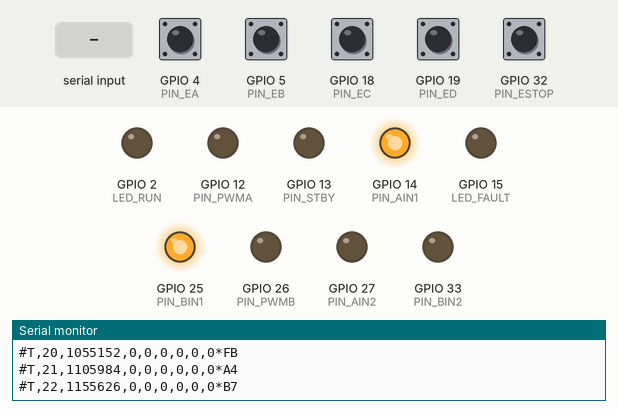
A sketch run on a simulated ESP32. Parts: output pins drawn as LEDs (lit = HIGH), the last lines printed to the serial monitor. The inputs (shaded band) are chosen by the test bench; at power-on: GPIO 4 (PIN_EA), GPIO 5 (PIN_EB), GPIO 18 (PIN_EC), GPIO 19 (PIN_ED), GPIO 32 (PIN_ESTOP) HIGH.

Above: at 1.2 s.
1.3 s: GPIO 32 (PIN_ESTOP) pulled LOW for 0.15 s
At 2.2 s:
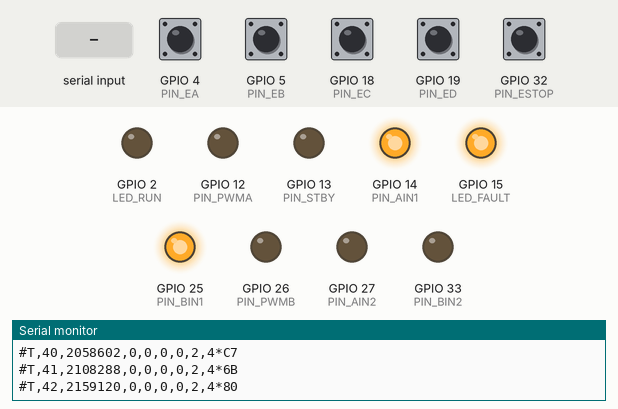
2.9 s: GPIO 4 (PIN_EA) pulled LOW for 0.15 s
4.5 s: GPIO 5 (PIN_EB) pulled LOW for 0.15 s
6.8 s: GPIO 18 (PIN_EC) pulled LOW for 0.15 s
9.2 s: ",\n" received over Serial
11.2 s: GPIO 4 (PIN_EA) pulled LOW for 1 s
Timing chart, 0 to 14.2 s (numbered marks = the images above; inputs shaded):
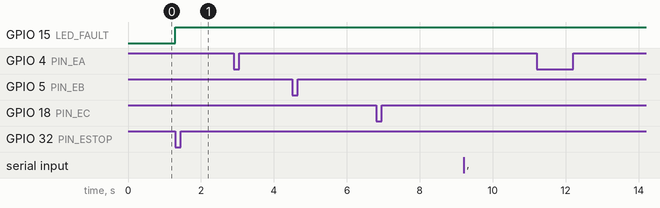

Measured:
- after the input at 1.3 s, GPIO 15 (LED_FAULT): LOW → HIGH at once

The sketch:

safety_logic.ino
```cpp
/*
 * 第七组·赛道 B —— ESP32 安全逻辑固件
 * 默认停机 + 500ms 失联停机 + 限速 + 堵转检测 + 串口协议（01号定稿）
 * 目标环境：Arduino-ESP32 2.x / 3.x 均兼容（Wokwi 当前默认 3.x），115200 baud
 * 引脚：编码器左 GPIO4/5，右 GPIO18/19（系统说明文档 §五）
 */

#include <Arduino.h>
#include <stdlib.h>   // strtoul / atoi，避免个别内核版本未间接包含

/* ---------------- 常量（与交付文档一致，禁止随意改） ---------------- */
const uint32_t CMD_TIMEOUT_MS = 500;   // 5 × 100ms 心跳
const uint32_t TELEMETRY_MS   = 50;    // 20 Hz 上行
const uint32_t CONTROL_MS     = 10;    // 100 Hz 控制环
const uint32_t STALL_WINDOW_MS= 300;   // 堵转判定窗口
const int      PWM_LIMIT      = 179;   // 70% × 255

/* ---------------- 引脚 ---------------- */
const uint8_t PIN_STBY = 13;
const uint8_t PIN_PWMA = 12, PIN_AIN1 = 14, PIN_AIN2 = 27;
const uint8_t PIN_PWMB = 26, PIN_BIN1 = 25, PIN_BIN2 = 33;
const uint8_t PIN_EA = 4, PIN_EB = 5, PIN_EC = 18, PIN_ED = 19;
const uint8_t PIN_ESTOP = 32;          // 低有效，内部上拉
const uint8_t LED_RUN = 2, LED_FAULT = 15;

/* ---------------- LEDC PWM 兼容层 ----------------
 * 默认使用 Arduino-ESP32 3.x API（Wokwi 当前内核）：
 *   ledcAttach(引脚,频率,位数) + ledcWrite(引脚,占空比)
 * 仅当明确识别到 2.x 内核，或手工定义 PWM_USE_LEGACY_LEDC 时，才回退到旧 API：
 *   ledcSetup(通道,...) + ledcAttachPin(引脚,通道) + ledcWrite(通道,占空比)
 * 这样即使内核没有定义版本宏，也不会误走旧分支导致编译失败。
 */
const uint8_t PWM_CH_A = 0, PWM_CH_B = 1;
#if defined(PWM_USE_LEGACY_LEDC) || (defined(ESP_ARDUINO_VERSION_MAJOR) && (ESP_ARDUINO_VERSION_MAJOR < 3))
#define PWM_LEGACY_API 1
#else
#define PWM_LEGACY_API 0
#endif

inline void pwmSetup(uint8_t pin, uint8_t ch) {
#if PWM_LEGACY_API
  ledcSetup(ch, 20000, 8);
  ledcAttachPin(pin, ch);
#else
  (void)ch;
  ledcAttach(pin, 20000, 8);
#endif
}
inline void pwmWrite(uint8_t ch, uint32_t duty) {
#if PWM_LEGACY_API
  ledcWrite(ch, duty);
#else
  ledcWrite(ch == PWM_CH_A ? PIN_PWMA : PIN_PWMB, duty);
#endif
}

/* ---------------- 状态与故障位 ---------------- */
enum State : uint8_t { ST_STOP = 0, ST_RUN = 1, ST_FAULT = 2 };
volatile State state = ST_STOP;
volatile uint8_t flags = 0;
const uint8_t BIT_TIMEOUT = 0x01, BIT_OVERSPEED = 0x02, BIT_ESTOP = 0x04;
const uint8_t BIT_STALL = 0x08, BIT_FORMAT = 0x10;

volatile int32_t cntL = 0, cntR = 0;
volatile uint8_t qL = 0, qR = 0;
uint32_t lastCmdMs = 0, lastTeleMs = 0, lastCtlMs = 0;
uint32_t lastSeq = 0, teleSeq = 0;
int cmdL = 0, cmdR = 0, outL = 0, outR = 0;
String rx = "";

/* 四倍频状态查表：索引 = (上一状态<<2)|当前状态，AB 格雷码 0-1-3-2 */
const int8_t QLUT[16] = {0,-1,1,0, 1,0,0,-1, -1,0,0,1, 0,1,-1,0};

/* ---------------- CRC-8 多项式 0x07，初值 0x00 ---------------- */
uint8_t crc8(const char *s) {
  uint8_t crc = 0x00;
  while (*s) {
    crc ^= (uint8_t)*s++;
    for (int i = 0; i < 8; i++)
      crc = (crc & 0x80) ? (uint8_t)((crc << 1) ^ 0x07) : (uint8_t)(crc << 1);
  }
  return crc;
}

/* ---------------- 编码器中断 ---------------- */
void IRAM_ATTR isrL() {
  uint8_t s = (digitalRead(PIN_EA) ? 2 : 0) | (digitalRead(PIN_EB) ? 1 : 0);
  cntL += QLUT[(qL << 2) | s];
  qL = s;
}
void IRAM_ATTR isrR() {
  uint8_t s = (digitalRead(PIN_EC) ? 2 : 0) | (digitalRead(PIN_ED) ? 1 : 0);
  cntR += QLUT[(qR << 2) | s];
  qR = s;
}

/* ---------------- 唯一输出入口 ---------------- */
void applyOutput(int l, int r) {
  if (state != ST_RUN) { l = 0; r = 0; }       // STOP / FAULT 强制归零
  outL = constrain(l, -PWM_LIMIT, PWM_LIMIT);
  outR = constrain(r, -PWM_LIMIT, PWM_LIMIT);
  digitalWrite(PIN_STBY, state == ST_RUN ? HIGH : LOW);

  digitalWrite(PIN_AIN1, outL >= 0 ? HIGH : LOW);
  digitalWrite(PIN_AIN2, outL >= 0 ? LOW  : HIGH);
  digitalWrite(PIN_BIN1, outR >= 0 ? HIGH : LOW);
  digitalWrite(PIN_BIN2, outR >= 0 ? LOW  : HIGH);
  pwmWrite(PWM_CH_A, (uint32_t)abs(outL));
  pwmWrite(PWM_CH_B, (uint32_t)abs(outR));

  digitalWrite(LED_RUN,   state == ST_RUN   ? HIGH : LOW);
  digitalWrite(LED_FAULT, state == ST_FAULT ? HIGH : LOW);
}

void enterFault(uint8_t bit) {
  if (state != ST_FAULT) {
    state = ST_FAULT;
    flags |= bit;
    applyOutput(0, 0);                          // 判定后同一控制周期内归零
  }
}

/* ---------------- 帧解析：!C,... / #T,... ---------------- */
void handleCommand(const String &body) {
  // body 形如 "C,1,1,100,100,1000"
  String f[6]; int n = 0, start = 0;
  for (int i = 0; i <= body.length(); i++) {
    if (i == body.length() || body.charAt(i) == ',') {
      if (n < 6) f[n++] = body.substring(start, i);
      start = i + 1;
    }
  }
  if (n != 6 || f[0] != "C") { flags |= BIT_FORMAT; return; }

  uint32_t seq = strtoul(f[1].c_str(), nullptr, 10);
  if (seq <= lastSeq) return;                   // 重复/乱序帧不刷新看门狗
  lastSeq = seq;

  int cmd = atoi(f[2].c_str());
  int pl  = constrain(atoi(f[3].c_str()), -255, 255);
  int pr  = constrain(atoi(f[4].c_str()), -255, 255);
  // f[5] = t_ms，仅用于上位机时延统计

  if (cmd == 2) {                               // CLR_FAULT：只清锁存，不驱动
    flags = 0; state = ST_STOP; cmdL = cmdR = 0; applyOutput(0, 0); return;
  }
  if (cmd == 0) {                               // STOP
    state = ST_STOP; cmdL = cmdR = 0; applyOutput(0, 0); return;
  }
  if (cmd == 1) {                               // RUN
    if (state == ST_FAULT) return;              // 故障锁存：必须先 CLR
    cmdL = pl; cmdR = pr;
    state = ST_RUN;
    lastCmdMs = millis();                       // 只有合法 RUN 帧续命
    applyOutput(cmdL, cmdR);
  }
}

void handleFrame(const String &line) {
  if (line.length() < 8 || line.length() > 128) { flags |= BIT_FORMAT; return; }
  char kind = line.charAt(0);
  if (kind != '!') return;                       // 上行帧不解析
  int star = line.indexOf('*');
  if (star < 1) { flags |= BIT_FORMAT; return; }
  String body = line.substring(1, star);
  String tail = line.substring(star + 1);
  if (tail.length() != 2) { flags |= BIT_FORMAT; return; }
  uint8_t got = (uint8_t)strtoul(tail.c_str(), nullptr, 16);
  if (got != crc8(body.c_str())) { flags |= BIT_FORMAT; return; }  // CRC 错：丢弃，不刷新 lastCmdMs
  handleCommand(body);
}

/* ---------------- 上行遥测 ---------------- */
void sendTelemetry() {
  String b = "T,";
  b += teleSeq++; b += ",";
  b += (unsigned long)micros();  b += ",";   // 3.x 的 micros() 返回 uint64_t，String 无重载
  b += (long)cntL; b += ",";
  b += (long)cntR; b += ",";
  b += outL; b += ",";
  b += outR; b += ",";
  b += (uint8_t)state; b += ",";
  b += (uint8_t)flags;
  uint8_t c = crc8(b.c_str());
  Serial.print('#'); Serial.print(b); Serial.print('*');
  if (c < 16) Serial.print('0');
  Serial.print(c, HEX);
  Serial.print("\r\n");
}

/* ---------------- 初始化 ---------------- */
void setup() {
  Serial.begin(115200);
  pinMode(PIN_STBY, OUTPUT); digitalWrite(PIN_STBY, LOW);   // 默认待机
  pinMode(PIN_AIN1, OUTPUT); pinMode(PIN_AIN2, OUTPUT);
  pinMode(PIN_BIN1, OUTPUT); pinMode(PIN_BIN2, OUTPUT);
  pwmSetup(PIN_PWMA, PWM_CH_A);
  pwmSetup(PIN_PWMB, PWM_CH_B);
  pwmWrite(PWM_CH_A, 0); pwmWrite(PWM_CH_B, 0);

  pinMode(PIN_EA, INPUT_PULLUP); pinMode(PIN_EB, INPUT_PULLUP);
  pinMode(PIN_EC, INPUT_PULLUP); pinMode(PIN_ED, INPUT_PULLUP);
  attachInterrupt(digitalPinToInterrupt(PIN_EA), isrL, CHANGE);
  attachInterrupt(digitalPinToInterrupt(PIN_EB), isrL, CHANGE);
  attachInterrupt(digitalPinToInterrupt(PIN_EC), isrR, CHANGE);
  attachInterrupt(digitalPinToInterrupt(PIN_ED), isrR, CHANGE);

  pinMode(PIN_ESTOP, INPUT_PULLUP);
  pinMode(LED_RUN, OUTPUT); pinMode(LED_FAULT, OUTPUT);
  state = ST_STOP; flags = 0; lastCmdMs = millis();
  applyOutput(0, 0);
}

/* ---------------- 主循环：非阻塞 ---------------- */
void loop() {
  // 1) 收帧
  while (Serial.available()) {
    char ch = (char)Serial.read();
    if (ch == '\n') { handleFrame(rx); rx = ""; }
    else if (rx.length() < 128) rx += ch;
  }

  uint32_t now = millis();

  // 2) 硬件急停输入（低有效）
  if (digitalRead(PIN_ESTOP) == LOW) enterFault(BIT_ESTOP);

  // 3) 10ms 控制环
  if ((int32_t)(now - lastCtlMs) >= (int32_t)CONTROL_MS) {
    lastCtlMs = now;

    // 失联判定（唯一阈值来源）
    if (state == ST_RUN && (uint32_t)(now - lastCmdMs) > CMD_TIMEOUT_MS)
      enterFault(BIT_TIMEOUT);

    // 堵转检测：有 PWM 但 300ms 内两轮计数几乎不动
    static int32_t pL = 0, pR = 0;
    static uint32_t stallT = 0;
    int32_t dL = abs((long)(cntL - pL)), dR = abs((long)(cntR - pR));
    pL = cntL; pR = cntR;
    bool cmdMoving = (abs(outL) > 30 || abs(outR) > 30);
    if (state == ST_RUN && cmdMoving && dL < 3 && dR < 3) {
      if (now - stallT > STALL_WINDOW_MS) enterFault(BIT_STALL);
    } else {
      stallT = now;
    }

    applyOutput(cmdL, cmdR);
  }

  // 4) 50ms 遥测
  if ((uint32_t)(now - lastTeleMs) >= TELEMETRY_MS) {
    lastTeleMs = now;
    sendTelemetry();
  }
}
```
